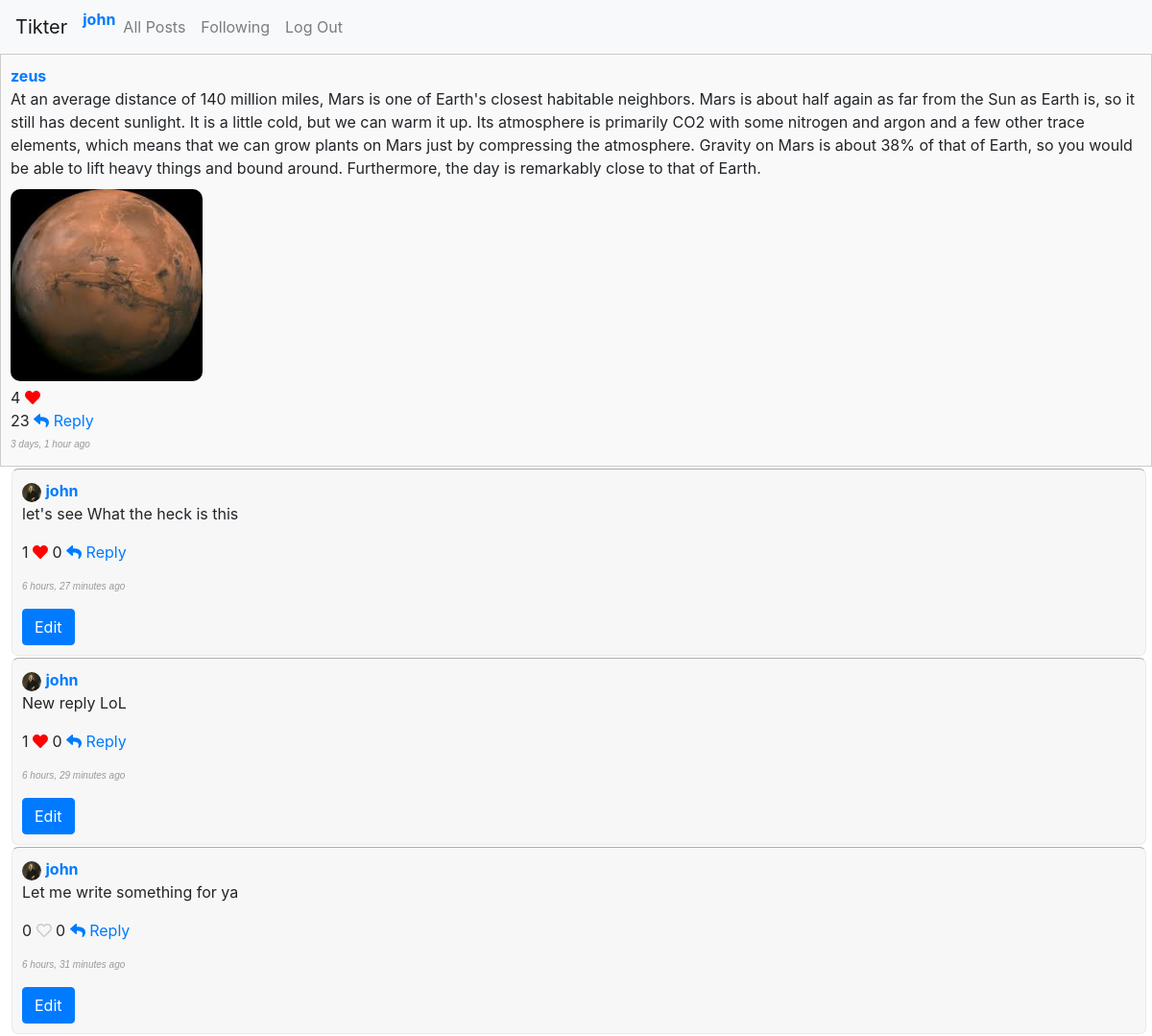
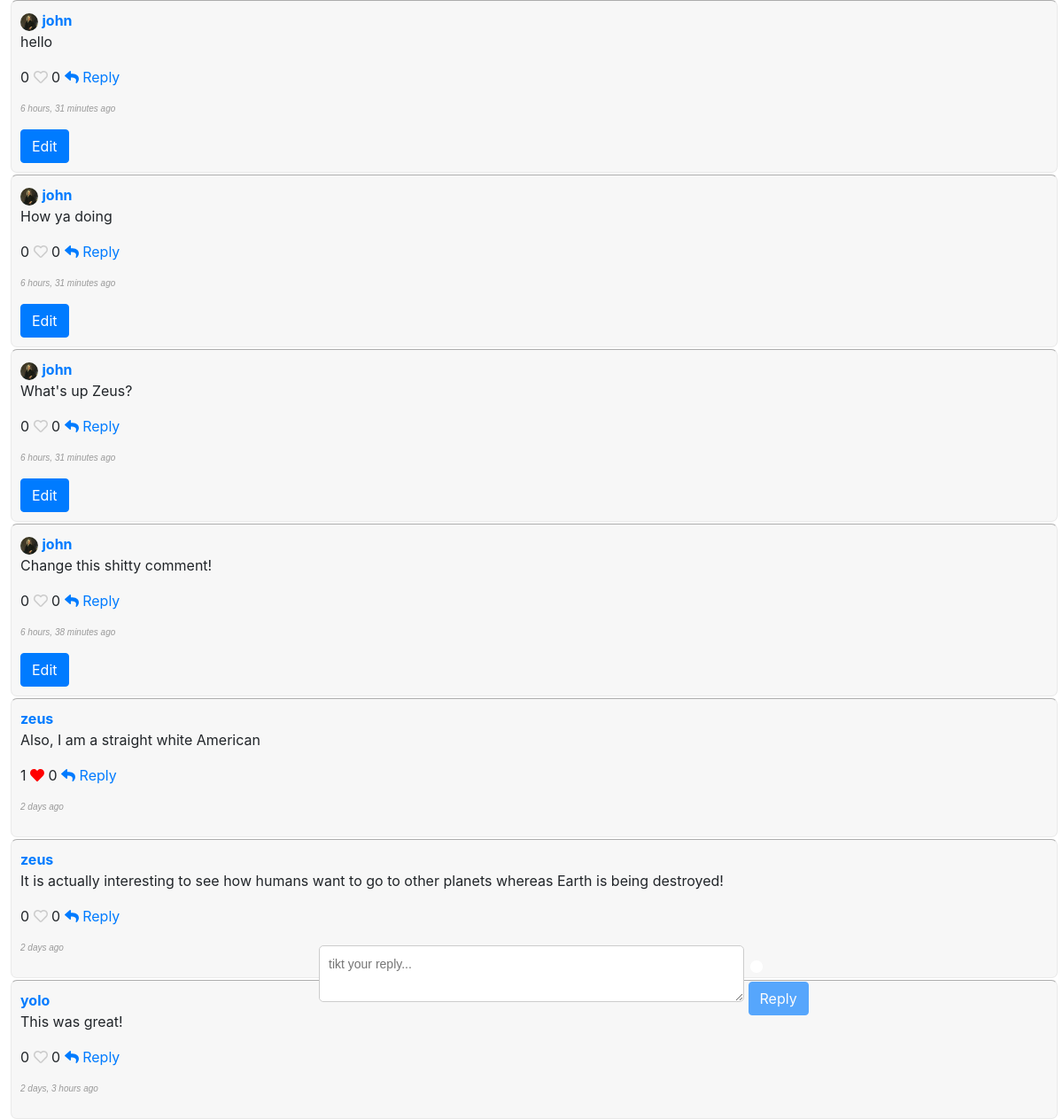
Page /post/13 (signed in) on the earlier database version (2 pictures, top to bottom).
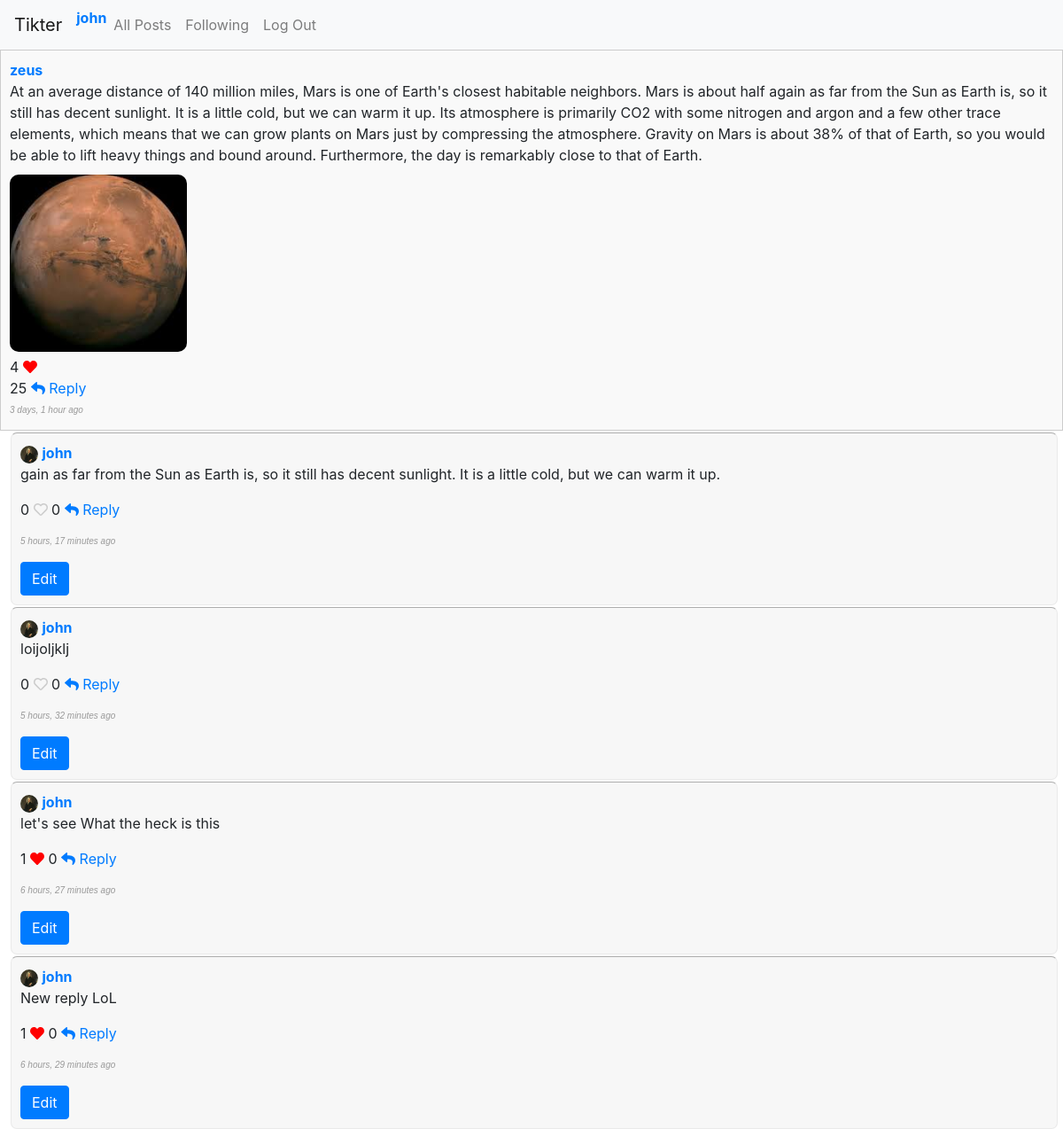
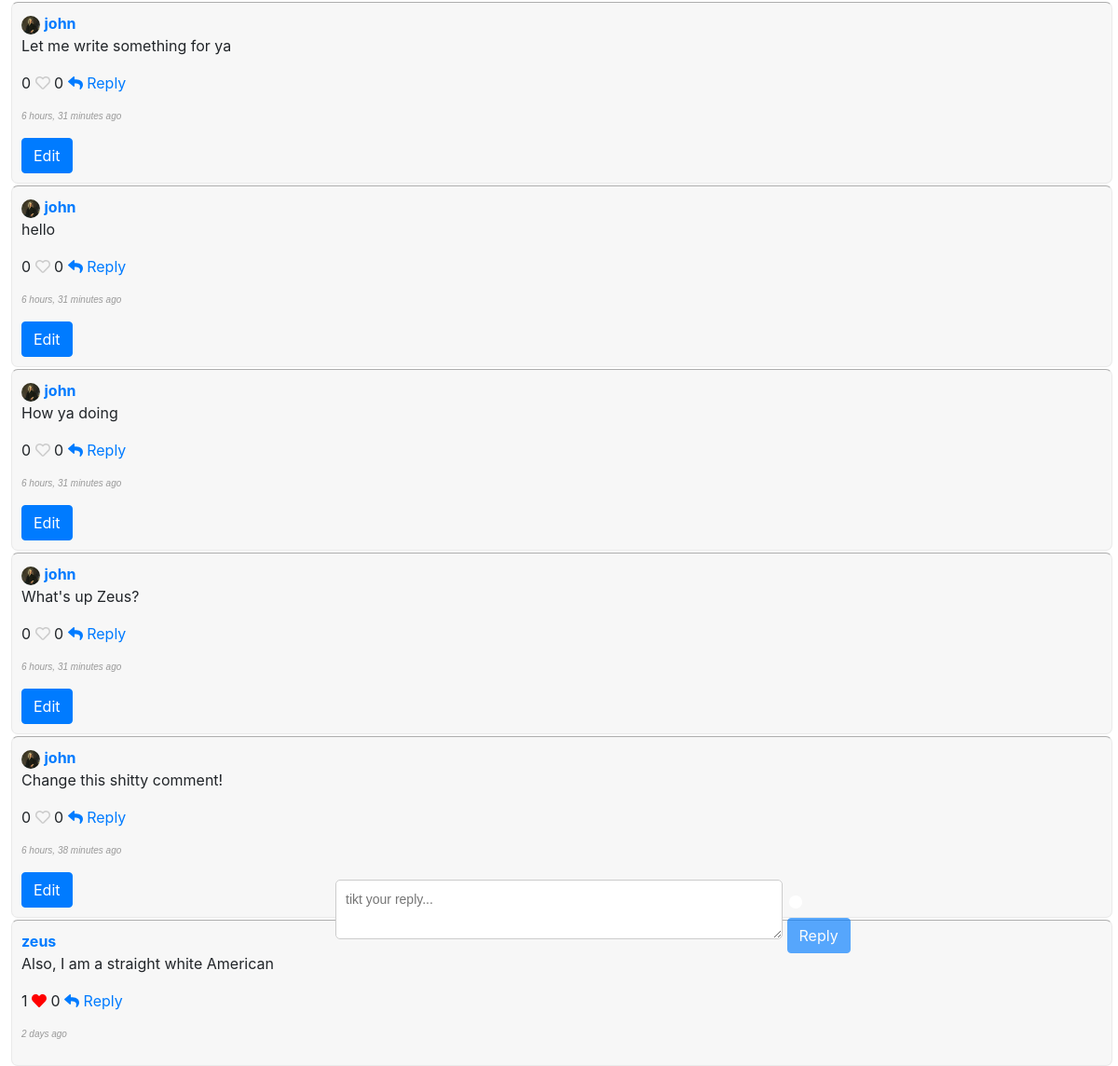
Same page on the later database version (2 pictures, top to bottom).
### network/models.py (models this page shows, shortened)
class Post(models.Model):
    user = models.ForeignKey(User, on_delete=models.CASCADE, related_name='posts')
    content = models.TextField()
    timestamp = models.DateTimeField(auto_now_add=True)
    image = models.ImageField(upload_to='network/images/post_images/', blank=True, null=True)
    likes = models.ManyToManyField(User, related_name='liked_posts', blank=True)
    def num_likes(self):
        return self.likes.count()
    def num_replies(self):
        return self.replies.count()

class Reply(models.Model):
    user = models.ForeignKey(User, on_delete=models.CASCADE, related_name='replies')
    post = models.ForeignKey(Post, on_delete=models.CASCADE, related_name='replies')
    parent_reply = models.ForeignKey('self', on_delete=models.CASCADE, null=True, blank=True, related_name='replies')
    content = models.TextField()
    timestamp = models.DateTimeField(auto_now_add=True)
    image = models.ImageField(upload_to='network/images/reply_images/', blank=True, null=True)
    likes = models.ManyToManyField(User, related_name='liked_replies', blank=True)
    def num_likes(self):
        return self.likes.count()
    def num_replies(self):
        return self.replies.count()

class User(AbstractUser):
    profile_picture = models.ImageField(upload_to='network/images/profile_images/', blank=True, null=True)

### network/views.py (the view)
# urls.py: path('post/<int:post_id>', views.post, name='post'),
def post(request, post_id, is_fetching=False, page_num=-1):
    post = get_object_or_404(Post, id=post_id)
    replies = post.replies.all().order_by('-timestamp')
    paginator = Paginator(replies, 10)
    if is_fetching == 1:
        page = paginator.get_page(page_num)
        return JsonResponse({'page': [reply.serialize_reply() for reply in page],
                             'next_page_number': page.next_page_number() if page.has_next() else -1})
    elif is_fetching == 0:
        page_number = request.GET.get('page', 1)
        page = paginator.get_page(page_number)
        context = {
            'page': page,
            'post': post
        }
        return render(request, 'network/post.html', context)

### network/templates/network/post.html (shortened to what this page needs)
{% extends "network/layout.html" %}
    {% load static %}
    {% block body %}
        {% include 'network/post_display.html' with post=post user=user %}
        {% if user.is_authenticated %}
            <div class="reply-section">
                <div class="reply-area">{% csrf_token %}
                    <span><div class="reply-header"></div><textarea class="textarea-reply" placeholder="tikt your reply..."></textarea>
                    <div class="container-progress">
                        <div class="circular-progress">
                        </div>
                    </div>
                    </span>
                    <span><button class="btn btn-primary reply-btn" data-post-id="{{ post.id}}" data-post-username="{{post.user.username}}">Reply</button></span>
                </div>
            </div>
        {% endif %}
        <div class="replies">
        {% for reply in page%}
            {% include 'network/reply_display.html' with reply=reply user=user %}
        {% endfor %}
        </div>
    {% endblock %}

### network/templates/network/post_display.html (shortened to what this page needs)
<li class="post-li" data-post-id="{{ post.id }}">
    <div class="post-section">
        <a class="user-link il" href="{% url 'network:profile' username=post.user.username%}">
          <strong>{{ post.user.username }}</strong>
       </a>
    <p class="p-content">{{ post.content }}</p>
    <div class="image-container">
        {% if post.image %}
            <img src="{{ post.image.url }}" alt="Post Image" class="post-image">
        {% endif %}
    </div>
    {% if user.is_authenticated %}
        <p>
            <div>
            <span class="like-count">{{ post.num_likes }}</span>
            <span class="like-button il" data-post-id="{{ post.id }}" >
                {% if post in user.liked_posts.all %}
                    <i class="heart-icon fas fa-heart liked"></i>
                {% else %}
                    <i class="heart-icon far fa-heart"></i>
                {% endif %}
            </span>
            </div>
            <span class="post-reply-count">{{ post.num_replies }}</span>
            <a href="#" class="reply-icon">
                <i class="fa fa-reply" href="{% url 'network:post' post_id=post.id %}"></i> Reply
            </a>
        </p>
    {% else %}
        <p><i class="far fa-heart"></i> <span class="like-count">{{ post.num_likes }} </span></p>
    {% endif %}
    <p class="timestamp">{{ post.timestamp|timesince }} ago</p>
    </div>
</li>

### network/templates/network/reply_display.html (shortened to what this page needs)
<li class="reply-li" data-reply-id="{{ reply.id }}">
    <div class="reply-section">
    <a class="user-link" href="{% url 'network:profile' username=reply.user.username%}">
        <span class="profile-image-container">
            {% if reply.user.profile_picture %}
                <img src="{{ reply.user.profile_picture.url }}" alt="Profile Image" class="profile-image">
            {% endif %}
        </span>
        <strong>{{ reply.user.username }}</strong>
    </a>
    <p class="r-content">{{ reply.content }}</p>
    {% if user.is_authenticated %}
        <p>
            <span class="rlike-count">{{ reply.num_likes }}</span>
            <span class="rlike-button" data-reply-id="{{ reply.id }}" >
                {% if reply in user.liked_replies.all %}
                    <i class="heart-icon fas fa-heart liked"></i>
                {% else %}
                    <i class="heart-icon far fa-heart"></i>
                {% endif %}
            </span>
            <span class="reply-reply-count">{{ reply.num_replies }}</span>
            <a href="#" class="reply-icon">
                <i class="fa fa-reply"></i> Reply
            </a>
        </p>
    {% else %}
        <p><i class="far fa-heart"></i> <span class="rlike-count">{{ reply.num_likes }} </span></p>
    {% endif %}
    <p class="timestamp">{{ reply.timestamp|timesince }} ago</p>
    </div>
    {% if user == reply.user %}
    <div class="edit-section">{% csrf_token %}
        <div><button class="btn btn-primary edit-btn" data-reply-id="{{ reply.id}}">Edit</button></div>
    </div>
    {% endif %}
</li>

Differences in the rows shown:
no longer on this page (row unchanged): Reply: user.username "zeus", content "It is actually interesting to see how humans want to go to other planets whereas Earth is being destroyed!", num_likes "0", num_replies "0", timestamp "2 days"
no longer on this page (row unchanged): Reply: user.username "yolo", content "This was great!", num_likes "0", num_replies "0", timestamp "2 days, 3 hours"
computed for Post "zeus": num_replies "23" → "25"
added Reply: user.profile_picture (picture), user.username "john", content "gain as far from the Sun as Earth is, so it still has decent sunlight. It is a little cold, but we can warm it up.", num_likes "0", num_replies "0", timestamp "5 hours, 17 minutes"
added Reply: user.profile_picture (picture), user.username "john", content "loijoljklj", num_likes "0", num_replies "0", timestamp "5 hours, 32 minutes"
